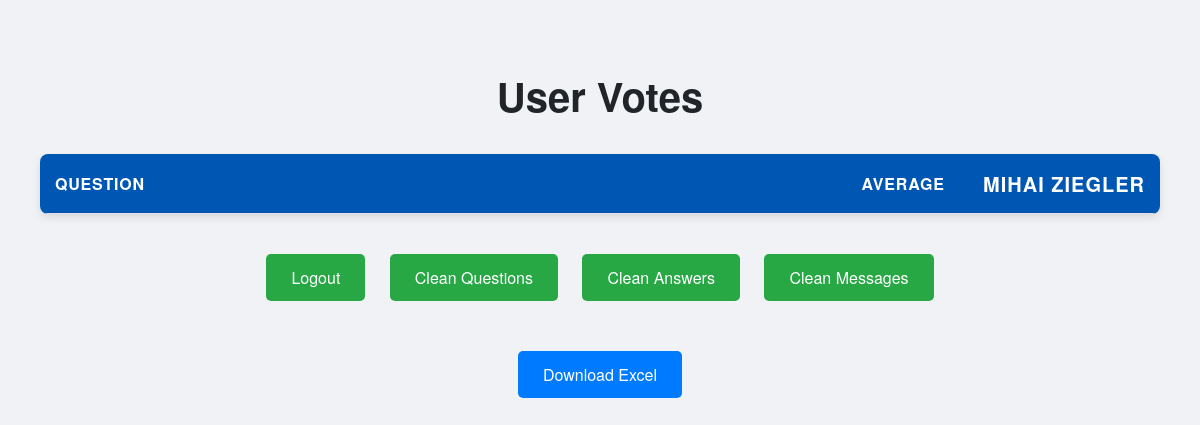
Page /admin/statistics (signed in) on the earlier database version.
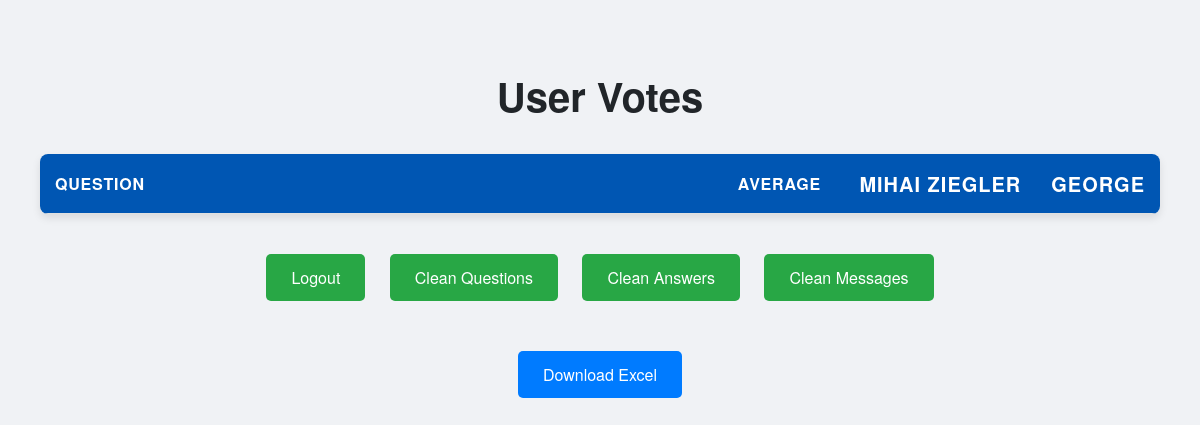
Same page on the later database version.
### app.py (models this page shows, shortened)
class User(db.Model, UserMixin):
    id = db.Column(db.Integer, primary_key=True)
    username = db.Column(db.String(150), nullable=False, unique=True)
    password = db.Column(db.String(150), nullable=False)
    email = db.Column(db.String(150), unique=True, nullable=True)
    is_confirmed = db.Column(db.String(150), nullable=True)
    confirmed_on = db.Column(db.DateTime, nullable=True)
    user_type = db.Column(db.String(150), nullable=False)

### app.py (the view, shortened to what this page needs)
@app.route('/admin/statistics', methods=['GET'])
@login_required
def admin_statistics():
    if current_user.user_type != 'Admin':
        return redirect(url_for('statistics'))
    all_answers = UserAnswer.query.all()
    all_users = {user.id: user.username for user in User.query.all()}
    statistics = {}
    vote_sums = {}
    vote_counts = {}
    averages = {}
    for question, total in vote_sums.items():
        count = vote_counts[question]
        averages[question] = "{:.2f}".format(total / count) if count > 0 else 'No Votes'
    return render_template('admin_statistics.html', statistics=statistics, all_users=all_users, averages=averages)

### app.py (called while the page is built)
@login_manager.user_loader
def load_user(user_id):
    return db.session.get(User, int(user_id))

### templates/admin_statistics.html (shortened to what this page needs)
<!DOCTYPE html>
<html>
  <head>
  </head>
  <body>
    <div class="container">
      <h1>User Votes</h1>
      <table>
        <thead>
          <tr class="header-row">
            <th class="question">Question</th>
            <th class="average">Average</th>
            {% for username in all_users.values() %}
              <th class="emoji">{{ username }}</th>
            {% endfor %}
          </tr>
        </thead>
      </table>
      <div class="btn-group">
        <a href="{{ url_for('logout') }}">Logout</a>
        <a href="{{url_for('clean_database')}}">Clean Questions</a>
        <a href="{{url_for('clean_database_answers')}}">Clean Answers</a>
        <a href="{{url_for('clean_database_messages')}}">Clean Messages</a>
      </div>
      <div class="btn-group">
        <a href="{{ url_for('download_statistics') }}" class="download-btn">Download Excel</a>
      </div>
    </div>
  </body>
</html>

### templates/admin_statistics.html (style rules this page uses)
body { font-family: 'Helvetica Neue', Arial, sans-serif; background-color: #f0f2f5; margin: 20px; color: #343a40; }
h1 { text-align: center; color: #212529; font-size: 2.5rem; margin-bottom: 30px; }
table { width: 100%; border-collapse: separate; border-spacing: 0; background-color: white; box-shadow: 0 4px 8px rgba(0, 0, 0, 0.1); border-radius: 8px; overflow: hidden; margin-bottom: 30px; table-layout: auto; }
th, td { padding: 15px; text-align: left; border-bottom: 1px solid #e0e0e0; white-space: nowrap; overflow: hidden; text-overflow: ellipsis; }
th { background-color: #007bff; color: white; text-transform: uppercase; font-weight: bold; letter-spacing: 0.05em; }
.header-row th { background-color: #0056b3; }
.question { max-width: 500px; white-space: normal; word-wrap: break-word; }
.average { width: 100px; text-align: center; }
.emoji { width: 80px; text-align: center; font-size: 20px; }
a { display: inline-block; padding: 12px 25px; margin: 10px; background-color: #28a745; color: white; border-radius: 5px; text-decoration: none; font-size: 1rem; transition: background-color 0.3s; }
.download-btn { background-color: #007bff; color: white; padding: 12px 25px; text-align: center; margin-top: 20px; border-radius: 5px; text-decoration: none; font-size: 1rem; transition: background-color 0.3s; }
.container { max-width: 1200px; margin: 0 auto; padding: 20px; }
.btn-group { text-align: center; margin-bottom: 20px; }

Differences in the rows shown:
added User: username "GEORGE"
